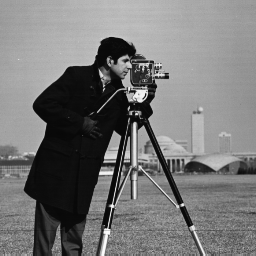
#> input picture data/cameraman.tif, 256 x 256 px
$ python code.py   (Python 2 division)
#> lines starting #> are read from the running program, lines starting #| are printed output that depends on the picture
#> further down, img is the input picture: shape (256, 256, 3); min 7, max 253, mean 118.7
### Python_Files/utility.py
import cv2

import numpy as np

# [11 lines left out: function trans, not called in this run]

def rot(img, th, centre = True):
#> called with th = 0.785, centre = True
    X, Y = img.shape
#> X = 256; Y = 256
    img_new = np.zeros((X, Y), 'uint8')

    M = [[np.cos(th), -np.sin(th)], [np.sin(th), np.cos(th)]]

    if centre:
        midX = X/2 + 1
#> midX = 129
        midY = Y/2 + 1
#> midY = 129
        for x in range(X):
            for y in range(Y):
                [temp1, temp2] = np.dot(M, [x-midX,y-midY])
                temp1 = int(temp1) + midX
                temp2 = int(temp2) + midY
                if (temp1 >= 0 and temp1 < 256) and (temp2 >= 0 and temp2 < 256):
                    img_new[temp1, temp2] = img[x, y]
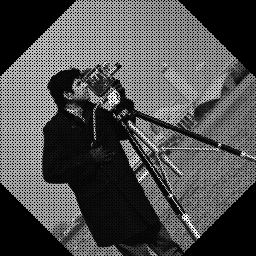
#> img_new: shape (256, 256); min 0, max 253, mean 79

    else:
        for x in range(X):
            for y in range(Y):
                [temp1, temp2] = np.dot(M, [x,y])
                temp1 =int(temp1)
                temp2 = int(temp2)
                if (temp1 >= 0 and temp1 < 256) and (temp2 >= 0 and temp2 < 256):
                    img_new[temp1, temp2] = img[x, y]

    return img_new

# [13 lines left out: function ref, not called in this run]


def show(img):
    cv2.imshow('image',img)
    cv2.waitKey(0)
    cv2.destroyAllWindows()

### Python_Files/code.py
import cv2
import numpy as np

from utility import *

########################### DEFINING IF VARIABLES ###########################

tr = 0  #For Translation
ro = 1 #For Rotation
re = 0 #For Reflection

########################### READ AND PROCESS IMAGE ###########################

img = cv2.imread('../data/cameraman.tif')

img = cv2.cvtColor(img, cv2.COLOR_BGR2GRAY)

########################### FOR TRANSLATION ###########################

if tr:
    img_new = trans(img, 10, 20)

########################### FOR ROTATION ###########################

if ro:
    img_new = rot(img, np.pi/4)

########################### FOR REFLECTION ###########################

if re:
    img_new = ref(img)

########################### DISPLAYING PROCESSED IMAGE ###########################

show(img_new)

$ run again, with data/Bill.jpg saved as data/cameraman.tif
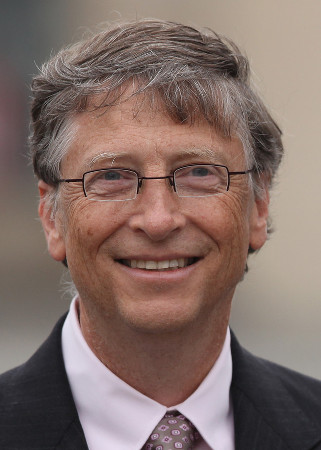
#> input picture data/Bill.jpg, 321 x 450 px
#> img is the input picture: shape (450, 321, 3); mean B, G, R 103.4, 110, 130.9
#> `img = cv2.cvtColor(img, cv2.COLOR_BGR2GRAY)`:
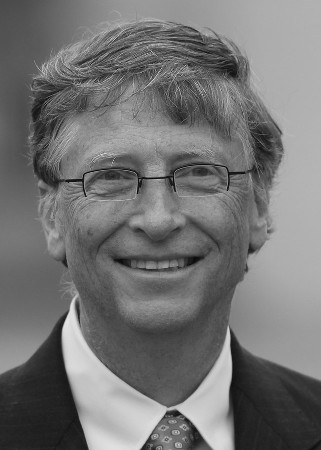
#> img: shape (450, 321); min 5, max 230, mean 115.5
#> after the loop in rot, `for x in range(X):`:
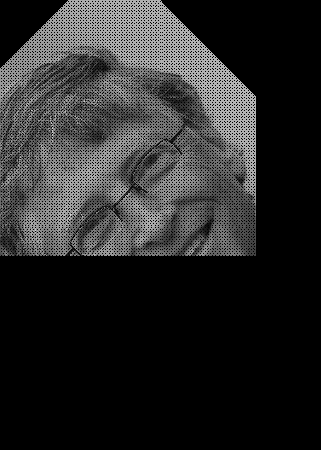
#> img_new: shape (450, 321); min 0, max 219, mean 41.3

$ run again, with data/BillWarp.jpg saved as data/cameraman.tif
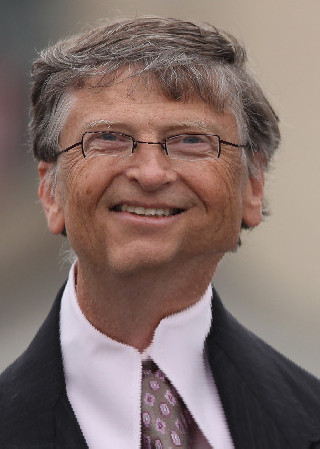
#> input picture data/BillWarp.jpg, 320 x 449 px
#> img is the input picture: shape (449, 320, 3); mean B, G, R 106.1, 111.1, 130.4
#> `img = cv2.cvtColor(img, cv2.COLOR_BGR2GRAY)`:
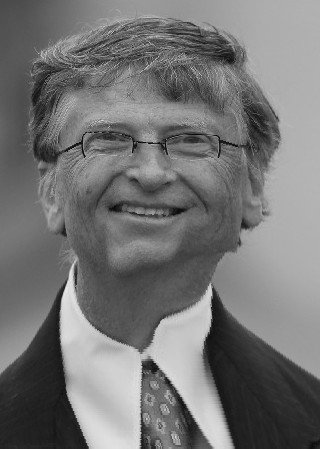
#> img: shape (449, 320); min 6, max 234, mean 116.3
#> after the loop in rot, `for x in range(X):`:
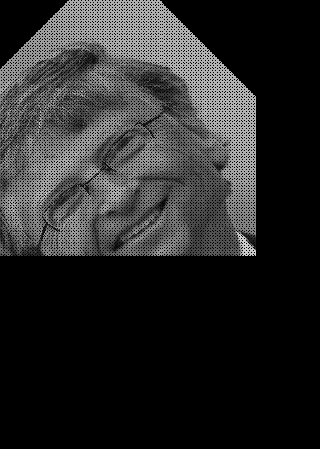
#> img_new: shape (449, 320); min 0, max 221, mean 41.4

$ run again, with data/SteveWarp.jpg saved as data/cameraman.tif
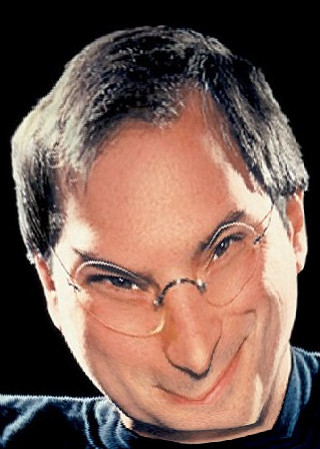
#> input picture data/SteveWarp.jpg, 320 x 449 px
#> img is the input picture: shape (449, 320, 3); mean B, G, R 82, 91.6, 118.1
#> `img = cv2.cvtColor(img, cv2.COLOR_BGR2GRAY)`:
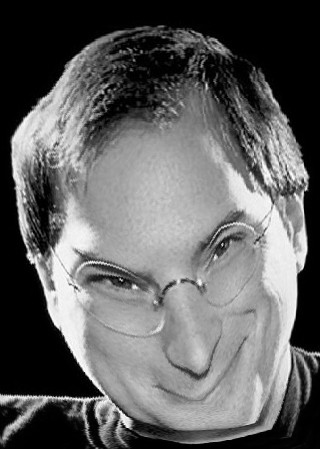
#> img: shape (449, 320); min 0, max 255, mean 98.5
#> after the loop in rot, `for x in range(X):`:
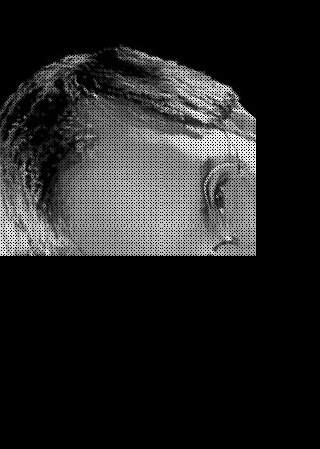
#> img_new: shape (449, 320); min 0, max 255, mean 34.5
